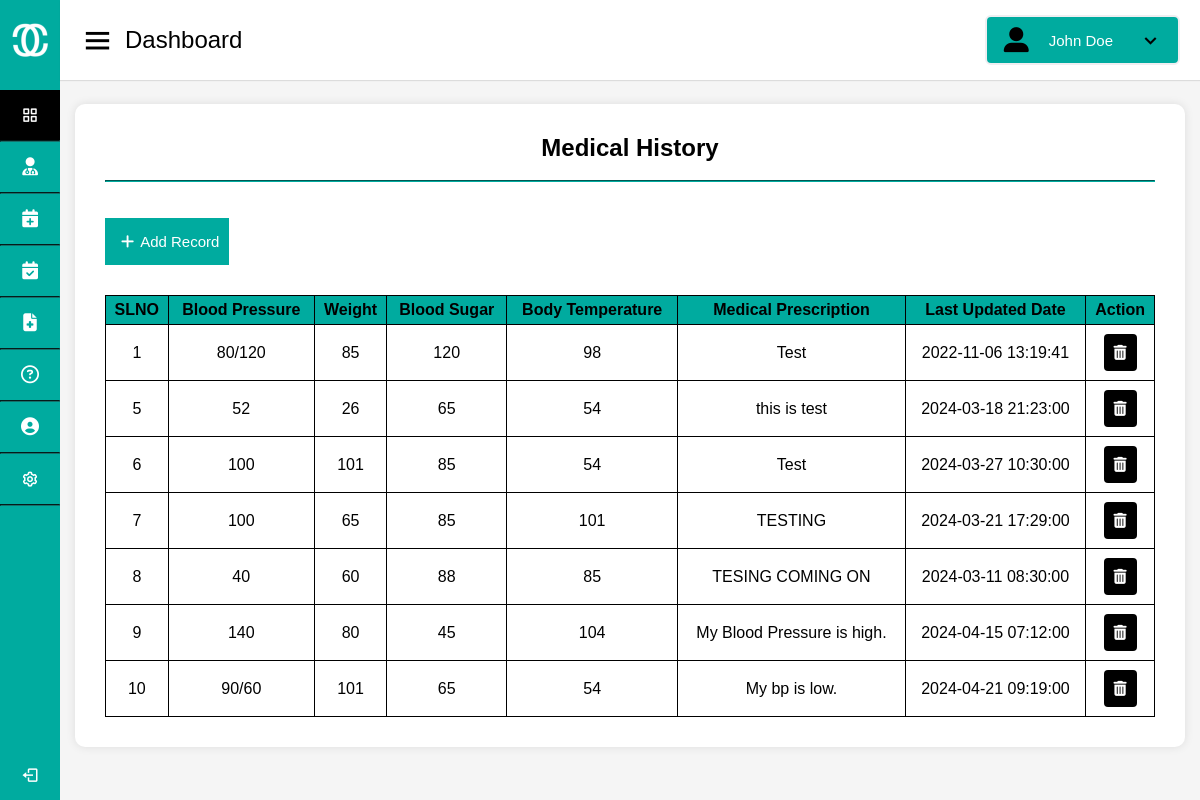
/Patient/medical-history.php, run on the app's committed database.
### tables this page shows
CREATE TABLE `tblmedicalhistory` (
  `ID` int(10) NOT NULL,
  `PatientID` int(10) NOT NULL,
  `BloodPressure` varchar(200) DEFAULT NULL,
  `BloodSugar` varchar(200) NOT NULL,
  `Weight` varchar(100) DEFAULT NULL,
  `Temperature` varchar(200) DEFAULT NULL,
  `MedicalPres` varchar(255) DEFAULT NULL,
  `CreationDate` timestamp NOT NULL DEFAULT current_timestamp() ON UPDATE current_timestamp()
);

### Patient/medical-history.php (the view, shortened to what this page needs)
<!DOCTYPE html>
<html lang="en" dir="ltr">
  <head>
    <link rel="stylesheet" href="style.css" />
    <link href="https://unpkg.com/boxicons@2.0.7/css/boxicons.min.css" rel="stylesheet" />
  </head>
  <body onload="onload()">
    <div class="sidebar">
      <div class="logo-details">
        <img src="logo.png" alt="logo">
        <span class="logo_name">CureConnect</span>
      </div>
      <ul class="nav-links">
        <li>
          <a href="index.html" class="active" >
            <i class="bx bx-grid-alt"></i>
            <span class="links_name">Dashboard</span>
          </a>
        </li>
        <hr>
        <li>
          <a href="main_search.php">
            <i class="fa-solid fa-user-doctor"></i>
            <span class="links_name">Search Doctors</span>
          </a>
          </li>
          <hr>
        <li>
          <a href="book-appointment.html" class="something">
            <i class="fa-solid fa-calendar-plus"></i>
            <span class="links_name">Book Appointment</span>
          </a>
          </li>
          <hr>
        <li>
          <a href="appointments-history.php">
            <i class="fa-solid fa-calendar-check"></i>
            <span class="links_name">Appointments History</span>
          </a>
        </li>
        <hr>
        <li>
          <a href="medical-history.html">
            <i class="fa-solid fa-file-medical"></i>
            <span class="links_name">Medical History</span>
          </a>
        </li>
        <hr>
        <li>
          <a href="contact-us.html" class="">
            <i class="fa-regular fa-circle-question"></i>
            <span class="links_name">Raise Queries</span>
          </a>
        </li>
        <hr>
        <li>
          <a href="main-update.php">
            <i class="fa-solid fa-circle-user"></i>
            <span class="links_name">Manage Profile</span>
          </a>
        </li>
        <hr>
        <li>
          <a href="settings.html">
            <i class="bx bx-cog"></i>
            <span class="links_name">Settings</span>
          </a>
        </li>
        <hr>
        <li class="log_out">
          <a href="#">
            <i class="bx bx-log-out"></i>
            <span class="links_name">Log out</span>
          </a>
        </li>
      </ul>
    </div>
    <section class="home-section">
      <nav>
        <div class="sidebar-button">
          <i class="bx bx-menu sidebarBtn"></i>
          <span class="dashboard">Dashboard</span>
        </div>
        <button class="profile-details dropbtn dropdown" onclick="toggleDropdown()">
          <i class="fa-solid fa-user-large"></i>
          <span class="admin_name">John Doe</span>
          <i class="bx bx-chevron-down"></i>
        </button>
      </nav>
      <div class="home-content">
        <div class="main">
          <h2>Medical History</h2><br><hr><br><br>
          <div class="main-head">
            <a href="add-medical-history.html"><button><i class="fa-solid fa-plus"></i>Add Record</button></a>
          </div>
          <div class="table-container">
<table>
  <tr>
    <th>SLNO</th>
    <th>Blood Pressure</th>
    <th>Weight</th>
    <th>Blood Sugar</th>
    <th>Body Temperature</th>
    <th>Medical Prescription</th>
    <th>Last Updated Date</th>
    <th>Action</th>
  </tr>
  <?php
$servername = "localhost";
$username = "root";
$password = '';
$dbname = "hms";
$conn = new mysqli($servername, $username, $password, $dbname);
$sql = "SELECT * FROM tblmedicalhistory";
$result = $conn->query($sql);
if ($result->num_rows > 0) {
    while ($row = $result->fetch_assoc()) {
        echo "<tr>";
        echo "<td>" . $row['ID'] . "</td>";;
        echo "<td>" . $row['BloodPressure'] . "</td>";
        echo "<td>" . $row['Weight'] . "</td>";
        echo "<td>" . $row['BloodSugar'] . "</td>";
        echo "<td>" . $row['Temperature'] . "</td>";
        echo "<td>" . $row['MedicalPres'] . "</td>";
        echo "<td>" . $row['CreationDate'] . "</td>";
        echo "<td>
                <a href='delete_medhis.php? deleteid=" .$row['ID']."'>
                <button class='delete'><i class='fas fa-trash-can'></i></button>
                </a>
              </td>";
        echo "</tr>";
    }
} else {
    echo "<tr><td colspan='7'>No appointments found</td></tr>";
}
?>
</table>
</div>
        </div>
      </div>
  </body>
</html>

### Patient/style.css (style rules this page uses)
:root { --light-primary-color: white; --light-secondary-color: #6c757d; --light-main-color: #00ab9f; }
* { margin: 0; padding: 0; box-sizing: border-box; font-family: 'Poppins', sans-serif; text-decoration: none; }
.sidebar { position: fixed; height: 100%; width: 240px; background: #00ab9f; transition: all 0.5s ease; }
.light-mode .sidebar hr { border-color: #15706a; }
.sidebar .logo-details { height: 80px; display: flex; align-items: center; }
.sidebar .logo-details img { width: 40px; height: auto; margin: 10px; }
.sidebar .logo-details .logo_name { color: #fff; font-size: 24px; font-weight: 500; }
.sidebar .nav-links { margin-top: 10px; }
.sidebar .nav-links li { position: relative; list-style: none; height: 50px; }
.sidebar .nav-links li a { color: white; }
.light-mode .sidebar .nav-links li a { background-color: #00ab9f; }
.sidebar .nav-links li a { height: 100%; width: 100%; display: flex; align-items: center; }
.light-mode .sidebar .nav-links li a.active { background: black; }
.sidebar .nav-links li i { min-width: 60px; text-align: center; font-size: 18px; }
.sidebar .nav-links li a .links_name { font-size: 15px; font-weight: 400; white-space: nowrap; }
.light-mode .sidebar .nav-links li a.active { background-color: black; color: white; }
.sidebar .nav-links .log_out { position: absolute; bottom: 0; width: 100%; }
.light-mode .home-section { background: #f5f5f5; }
.home-section { position: relative; min-height: 100vh; width: calc(100% - 240px); left: 240px; transition: all 0.5s ease; }
.light-mode .home-section nav { background: #fff; }
.home-section nav { display: flex; justify-content: space-between; height: 80px; display: flex; align-items: center; position: fixed; width: calc(100% - 240px); left: 240px; z-index: 100; padding: 0 20px; box-shadow: 0 1px 1px rgba(0, 0, 0, 0.1); transition: all 0.5s ease; }
.home-section nav .sidebar-button { display: flex; align-items: center; font-size: 24px; font-weight: 500; }
nav .sidebar-button i { font-size: 35px; margin-right: 10px; }
.profile-details { position: relative; }
.dropbtn { cursor: pointer; }
.light-mode .home-section nav .profile-details { background: #00ab9f; border-color: #EFEEF1; }
.home-section nav .profile-details { display: flex; align-items: center; color: white; border: 2px solid; border-radius: 6px; height: 50px; min-width: 190px; padding: 0 15px 0 2px; justify-content: space-between; }
nav .profile-details .admin_name { font-size: 15px; font-weight: 500; margin: 0 10px; white-space: nowrap; padding-left: 10px; }
nav .profile-details i { padding-left: 15px; font-size: 25px; color: black; }
.home-section .home-content { position: relative; padding-top: 104px; }
@media (max-width: 1240px) { .sidebar { width: 60px; } }
@media (max-width: 1240px) { .home-section { width: calc(100% - 60px); left: 60px; } }
@media (max-width: 1240px) { .home-section nav { width: calc(100% - 60px); left: 60px; } }
.light-mode .main { background-color: white; }
.main { margin: 15px; margin-top: 0; padding: 30px; box-shadow: 0px 0px 10px rgba(0, 0, 0, 0.1); border-radius: 10px; }
.light-mode .main button { background-color: #00ab9f; color: white; }
.main button { font-size: 15px; font-weight: 500; border: none; padding: 10px; grid-column: span 2; }
.main h2 { text-align: center; }
.main hr { border-color: #00ab9f; }
.main-head { display: block; width: 100%; }
.main table { width: 100%; border-collapse: collapse; }
.main th, .main td { border: 1px solid black; padding: 5px; text-align: center; text-overflow: auto; padding: 5px; white-space: nowrap; }
.main th { background-color: #00ab9f; color: black; }
.main tr button { ; padding: 3px auto auto; border: none; border-radius: 4px; margin: 4px; }
.table-container { overflow-y: auto; }
.light-mode .main tr button.delete { background-color: black; }
.main-head button { margin-bottom: 30px; }
.main-head i { padding: 6px; }

### data on the page
tblmedicalhistory: ID "1", BloodPressure "80/120", Weight "85", BloodSugar "120", Temperature "98", MedicalPres "Test", CreationDate "2022-11-06 13:19:41"
tblmedicalhistory: ID "5", BloodPressure "52", Weight "26", BloodSugar "65", Temperature "54", MedicalPres "this is test", CreationDate "2024-03-18 21:23:00"
tblmedicalhistory: ID "6", BloodPressure "100", Weight "101", BloodSugar "85", Temperature "54", MedicalPres "Test", CreationDate "2024-03-27 10:30:00"
tblmedicalhistory: ID "7", BloodPressure "100", Weight "65", BloodSugar "85", Temperature "101", MedicalPres "TESTING", CreationDate "2024-03-21 17:29:00"
tblmedicalhistory: ID "8", BloodPressure "40", Weight "60", BloodSugar "88", Temperature "85", MedicalPres "TESING COMING ON", CreationDate "2024-03-11 08:30:00"
tblmedicalhistory: ID "9", BloodPressure "140", Weight "80", BloodSugar "45", Temperature "104", MedicalPres "My Blood Pressure is high.", CreationDate "2024-04-15 07:12:00"
tblmedicalhistory: ID "10", BloodPressure "90/60", Weight "101", BloodSugar "65", Temperature "54", MedicalPres "My bp is low.", CreationDate "2024-04-21 09:19:00"
